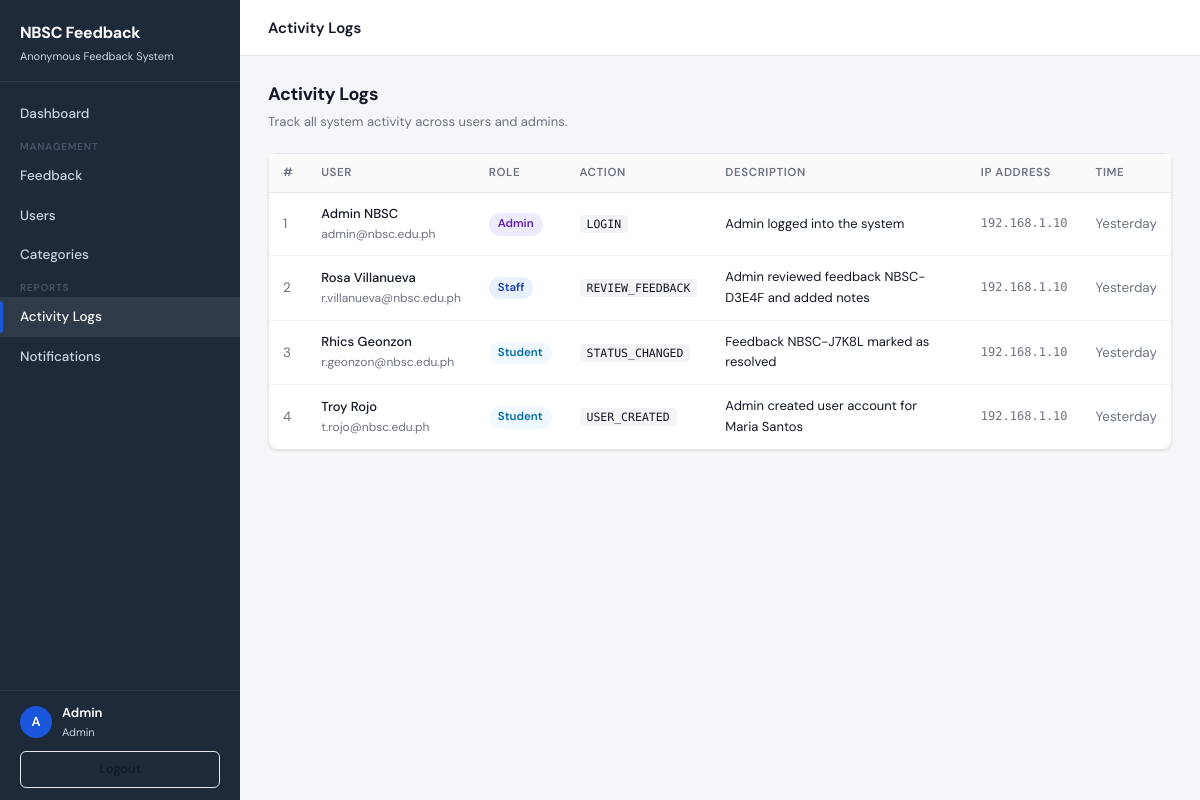
The page /app/admin/activity-logs.php (signed in) on the database its author committed.
### tables this page shows
CREATE TABLE activity_logs (
    log_id INT AUTO_INCREMENT PRIMARY KEY,
    user_id INT NOT NULL,
    action VARCHAR(60) NOT NULL,
    description TEXT NOT NULL,
    ip_address VARCHAR(45) NOT NULL,
    created_at DATETIME DEFAULT CURRENT_TIMESTAMP,

    FOREIGN KEY (user_id) REFERENCES users(user_id)
);

CREATE TABLE users (
    user_id INT PRIMARY KEY AUTO_INCREMENT,  
    school_id VARCHAR(20) NOT NULL,
    first_name VARCHAR(50) NOT NULL,
    last_name VARCHAR(50) NOT NULL,
    email VARCHAR(255) UNIQUE NOT NULL,
    password VARCHAR(255) NOT NULL,
    role ENUM('student','staff','admin') NOT NULL DEFAULT 'student',
    department VARCHAR(50) NOT NULL,
    status ENUM('active','inactive') NOT NULL DEFAULT 'active',
    created_at DATETIME DEFAULT CURRENT_TIMESTAMP);

### app/admin/activity-logs.php (the view, shortened to what this page needs)
<?php
require_once __DIR__ . '/../../config/config.php';
require_once __DIR__ . '/../../config/function.php';
require_once __DIR__ . '/../../includes/header.php';
require_once __DIR__ . '/../../includes/sidebar.php';
require_once __DIR__ . '/../../includes/footer.php';
$logs = $pdo->query("
    SELECT a.*, CONCAT(u.first_name,' ',u.last_name) AS full_name, u.role, u.email
    FROM activity_logs a
    JOIN users u ON a.user_id = u.user_id
    ORDER BY a.created_at DESC
    LIMIT 200
")->fetchAll();
?>
<div class="topbar">
  <span class="topbar-title">Activity Logs</span>
</div>
<div class="content">
  <div class="page-header">
    <h1>Activity Logs</h1>
    <p>Track all system activity across users and admins.</p>
  </div>
  <div class="card">
    <div class="table-wrap">
      <table>
        <thead>
          <tr>
            <th>#</th>
            <th>User</th>
            <th>Role</th>
            <th>Action</th>
            <th>Description</th>
            <th>IP Address</th>
            <th>Time</th>
          </tr>
        </thead>
        <tbody>
          <?php if (empty($logs)): ?>
            <tr><td colspan="7" class="text-center text-muted" style="padding:32px;">No logs found.</td></tr>
          <?php else: foreach ($logs as $i => $log): ?>
            <tr>
              <td class="text-muted"><?= $log['log_id'] ?></td>
              <td>
                <div style="font-weight:500;font-size:13px;"><?= sanitize($log['full_name']) ?></div>
                <div style="font-size:12px;color:var(--text-muted);"><?= sanitize($log['email']) ?></div>
              </td>
              <td><?= roleBadge($log['role']) ?></td>
              <td>
                <span style="font-family:'DM Mono',monospace;font-size:11.5px;background:#f3f4f6;padding:2px 7px;border-radius:4px;">
                  <?= sanitize($log['action']) ?>
                </span>
              </td>
              <td style="max-width:280px;font-size:13px;"><?= sanitize($log['description']) ?></td>
              <td style="font-family:'DM Mono',monospace;font-size:12px;color:var(--text-muted);"><?= sanitize($log['ip_address']) ?></td>
              <td class="text-muted" style="white-space:nowrap;"><?= timeAgo($log['created_at']) ?></td>
            </tr>
          <?php endforeach; endif; ?>
        </tbody>
      </table>
    </div>
  </div>
</div>

### config/function.php (shortened to what this page needs)
<?php
function sanitize($val) {
    return htmlspecialchars(trim($val), ENT_QUOTES, 'UTF-8');
}
function timeAgo($datetime) {
    $now  = new DateTime();
    $then = new DateTime($datetime);
    $diff = $now->diff($then);
    if ($diff->days == 1) return 'Yesterday';
    return $then->format('M d, Y');
}
function roleBadge($r) {
    $map = ['admin'=>'badge-admin','staff'=>'badge-staff','student'=>'badge-student'];
    $cls = $map[$r] ?? 'badge-student';
    return "<span class='badge $cls'>" . ucfirst($r) . "</span>";
}

### assets/css/style.css (style rules this page uses)
:root { --primary: #1a56db; --primary-dark: #1240a8; --primary-light: #e8f0fe; --success: #0e9f6e; --success-light: #def7ec; --warning: #e3a008; --warning-light: #fdf6b2; --danger: #e02424; --danger-light: #fde8e8; --purple: #7e3af2; --purple-light: #edebfe; --bg: #f4f6fa; --surface: #ffffff; --border: #e5e7eb; --text: #111827; --text-muted: #6b7280; --text-light: #9ca3af; --nav-bg: #1e2a3a; --nav-text: #cbd5e1; --nav-active: #ffffff; --nav-hover: rgba(255,255,255,0.08); --radius: 10px; --radius-sm: 6px; --shadow: 0 1px 3px rgba(0,0,0,0.08), 0 1px 2px rgba(0,0,0,0.04); --shadow-md: 0 4px 12px rgba(0,0,0,0.1); }
*, *::before, *::after { box-sizing: border-box; margin: 0; padding: 0; }
body { font-family: 'DM Sans', sans-serif; background: var(--bg); color: var(--text); font-size: 14px; line-height: 1.6; }
.topbar { background: var(--surface); border-bottom: 1px solid var(--border); padding: 0 28px; height: 56px; display: flex; align-items: center; justify-content: space-between; position: sticky; top: 0; z-index: 50; }
.topbar-title { font-size: 15px; font-weight: 600; }
.content { padding: 24px 28px; flex: 1; }
.card { background: var(--surface); border: 1px solid var(--border); border-radius: var(--radius); box-shadow: var(--shadow); }
.badge { display: inline-flex; align-items: center; padding: 2px 9px; border-radius: 99px; font-size: 11.5px; font-weight: 600; gap: 4px; }
.badge-admin { background: var(--purple-light); color: #5b21b6; }
.badge-staff { background: var(--primary-light); color: #1e40af; }
.badge-student { background: #f0f9ff; color: #0369a1; }
.table-wrap { overflow-x: auto; }
table { width: 100%; border-collapse: collapse; font-size: 13.5px; }
thead th { padding: 10px 14px; text-align: left; font-size: 11.5px; font-weight: 600; text-transform: uppercase; letter-spacing: 0.05em; color: var(--text-muted); border-bottom: 1px solid var(--border); background: #fafafa; }
tbody td { padding: 11px 14px; border-bottom: 1px solid #f3f4f6; vertical-align: middle; }
tbody tr:last-child td { border-bottom: none; }
.page-header { margin-bottom: 20px; }
.page-header h1 { font-size: 18px; font-weight: 700; letter-spacing: -0.3px; }
.page-header p { font-size: 13px; color: var(--text-muted); margin-top: 3px; }
.text-muted { color: var(--text-muted); }

### rows shown on the page
activity_logs: log_id "1", full_name "Admin NBSC", user.email "admin@nbsc.edu.ph", user.role "Admin", action "LOGIN", description "Admin logged into the system", ip_address "192.168.1.10", created_at "Yesterday"
activity_logs: log_id "2", full_name "Rosa Villanueva", user.email "r.villanueva@nbsc.edu.ph", user.role "Staff", action "REVIEW_FEEDBACK", description "Admin reviewed feedback NBSC-D3E4F and added notes", ip_address "192.168.1.10", created_at "Yesterday"
activity_logs: log_id "3", full_name "Rhics Geonzon", user.email "r.geonzon@nbsc.edu.ph", user.role "Student", action "STATUS_CHANGED", description "Feedback NBSC-J7K8L marked as resolved", ip_address "192.168.1.10", created_at "Yesterday"
activity_logs: log_id "4", full_name "Troy Rojo", user.email "t.rojo@nbsc.edu.ph", user.role "Student", action "USER_CREATED", description "Admin created user account for Maria Santos", ip_address "192.168.1.10", created_at "Yesterday"

### other values the page prints
$label "Dashboard Feedback Users Categories Activity Logs Notifications"
$initial "A"
$fullname "Admin"
$role "Admin"
